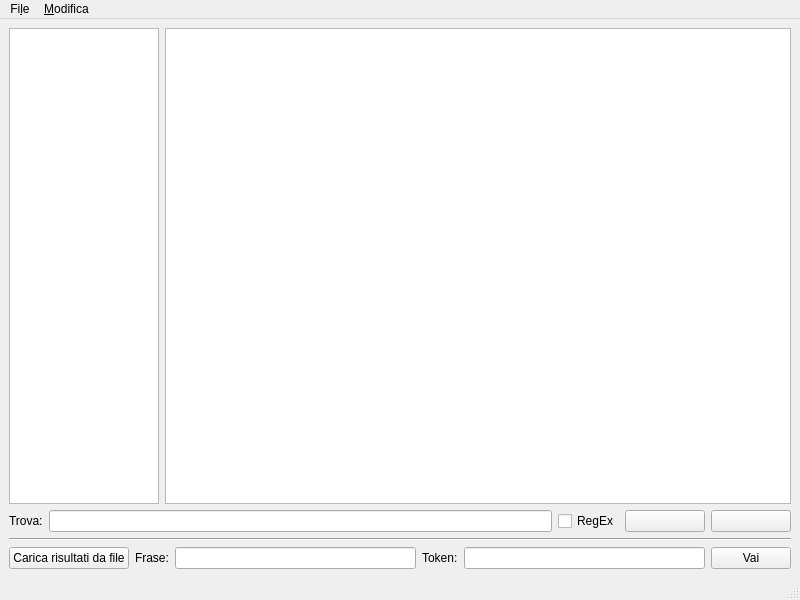
<?xml version="1.0" encoding="UTF-8"?>
<ui version="4.0">
 <class>MainWindow</class>
 <widget class="QMainWindow" name="MainWindow">
  <property name="geometry">
   <rect>
    <x>0</x>
    <y>0</y>
    <width>800</width>
    <height>600</height>
   </rect>
  </property>
  <property name="windowTitle">
   <string>MainWindow</string>
  </property>
  <widget class="QWidget" name="centralwidget">
   <layout class="QHBoxLayout" name="horizontalLayout_4">
    <item>
     <layout class="QVBoxLayout" name="verticalLayout_2">
      <item>
       <layout class="QHBoxLayout" name="horizontalLayout_3">
        <item>
         <widget class="QListWidget" name="gotoList">
          <property name="maximumSize">
           <size>
            <width>150</width>
            <height>16777215</height>
           </size>
          </property>
         </widget>
        </item>
        <item>
         <widget class="QTextEdit" name="textEdit">
          <property name="readOnly">
           <bool>true</bool>
          </property>
         </widget>
        </item>
       </layout>
      </item>
      <item>
       <layout class="QHBoxLayout" name="horizontalLayout">
        <item>
         <widget class="QLabel" name="label">
          <property name="text">
           <string>Trova:</string>
          </property>
         </widget>
        </item>
        <item>
         <widget class="QLineEdit" name="findtext"/>
        </item>
        <item>
         <widget class="QCheckBox" name="findregex">
          <property name="text">
           <string>RegEx</string>
          </property>
         </widget>
        </item>
        <item>
         <widget class="QPushButton" name="findprev">
          <property name="text">
           <string> </string>
          </property>
          <property name="icon">
           <iconset resource="../resources.qrc">
            <normaloff>:/icons/icons/arrow-left.png</normaloff>:/icons/icons/arrow-left.png</iconset>
          </property>
         </widget>
        </item>
        <item>
         <widget class="QPushButton" name="findnext">
          <property name="text">
           <string> </string>
          </property>
          <property name="icon">
           <iconset resource="../resources.qrc">
            <normaloff>:/icons/icons/arrow-right.png</normaloff>:/icons/icons/arrow-right.png</iconset>
          </property>
         </widget>
        </item>
       </layout>
      </item>
      <item>
       <widget class="Line" name="line">
        <property name="orientation">
         <enum>Qt::Horizontal</enum>
        </property>
       </widget>
      </item>
      <item>
       <layout class="QHBoxLayout" name="horizontalLayout_2">
        <item>
         <widget class="QPushButton" name="gotoLoadFromFile">
          <property name="text">
           <string>Carica risultati da file</string>
          </property>
          <property name="icon">
           <iconset resource="../resources.qrc">
            <normaloff>:/icons/icons/document-open.png</normaloff>:/icons/icons/document-open.png</iconset>
          </property>
         </widget>
        </item>
        <item>
         <widget class="QLabel" name="label_2">
          <property name="text">
           <string>Frase:</string>
          </property>
         </widget>
        </item>
        <item>
         <widget class="QLineEdit" name="gotophrase"/>
        </item>
        <item>
         <widget class="QLabel" name="label_3">
          <property name="text">
           <string>Token:</string>
          </property>
         </widget>
        </item>
        <item>
         <widget class="QLineEdit" name="gototoken"/>
        </item>
        <item>
         <widget class="QPushButton" name="gotoButton">
          <property name="text">
           <string>Vai</string>
          </property>
         </widget>
        </item>
       </layout>
      </item>
     </layout>
    </item>
   </layout>
  </widget>
  <widget class="QStatusBar" name="statusbar"/>
  <widget class="QMenuBar" name="menubar">
   <property name="geometry">
    <rect>
     <x>0</x>
     <y>0</y>
     <width>800</width>
     <height>24</height>
    </rect>
   </property>
   <widget class="QMenu" name="menuFile">
    <property name="title">
     <string>Fi&amp;le</string>
    </property>
    <addaction name="actionApri"/>
    <addaction name="actionPreview_mode"/>
    <addaction name="actionSalva_come"/>
    <addaction name="separator"/>
    <addaction name="actionChiudi"/>
   </widget>
   <widget class="QMenu" name="menuModifica">
    <property name="title">
     <string>&amp;Modifica</string>
    </property>
    <addaction name="actionCopia"/>
   </widget>
   <addaction name="menuFile"/>
   <addaction name="menuModifica"/>
  </widget>
  <action name="actionAbout_this_text_editor">
   <property name="text">
    <string>&amp;About this text editor</string>
   </property>
  </action>
  <action name="actionNuovo">
   <property name="icon">
    <iconset resource="../resources.qrc">
     <normaloff>:/icons/icons/document-new.png</normaloff>:/icons/icons/document-new.png</iconset>
   </property>
   <property name="text">
    <string>&amp;Nuovo</string>
   </property>
   <property name="shortcut">
    <string>Ctrl+N</string>
   </property>
  </action>
  <action name="actionApri">
   <property name="icon">
    <iconset resource="../resources.qrc">
     <normaloff>:/icons/icons/document-open.png</normaloff>:/icons/icons/document-open.png</iconset>
   </property>
   <property name="text">
    <string>&amp;Apri</string>
   </property>
   <property name="shortcut">
    <string>Ctrl+O</string>
   </property>
  </action>
  <action name="actionSalva">
   <property name="text">
    <string>&amp;Salva</string>
   </property>
   <property name="shortcut">
    <string>Ctrl+S</string>
   </property>
  </action>
  <action name="actionSalva_come">
   <property name="icon">
    <iconset resource="../resources.qrc">
     <normaloff>:/icons/icons/document-save.png</normaloff>:/icons/icons/document-save.png</iconset>
   </property>
   <property name="text">
    <string>Sa&amp;lva come</string>
   </property>
  </action>
  <action name="actionChiudi">
   <property name="icon">
    <iconset resource="../resources.qrc">
     <normaloff>:/icons/icons/document-close.png</normaloff>:/icons/icons/document-close.png</iconset>
   </property>
   <property name="text">
    <string>&amp;Chiudi</string>
   </property>
   <property name="shortcut">
    <string>Ctrl+W</string>
   </property>
  </action>
  <action name="actionConta_occorrenze">
   <property name="text">
    <string>&amp;Conta occorrenze</string>
   </property>
  </action>
  <action name="actionRimuovi_frasi_ripetute">
   <property name="text">
    <string>&amp;Rimuovi frasi ripetute</string>
   </property>
  </action>
  <action name="actionCerca">
   <property name="text">
    <string>C&amp;erca</string>
   </property>
  </action>
  <action name="actionCopia">
   <property name="icon">
    <iconset resource="../resources.qrc">
     <normaloff>:/icons/icons/edit-copy.png</normaloff>:/icons/icons/edit-copy.png</iconset>
   </property>
   <property name="text">
    <string>&amp;Copia</string>
   </property>
  </action>
  <action name="actionIncolla">
   <property name="text">
    <string>&amp;Incolla</string>
   </property>
  </action>
  <action name="actionTaglia">
   <property name="text">
    <string>&amp;Taglia</string>
   </property>
  </action>
  <action name="actionTutto_maiuscolo">
   <property name="text">
    <string>&amp;Tutto maiuscolo</string>
   </property>
  </action>
  <action name="actionTutto_minuscolo">
   <property name="text">
    <string>Tutto &amp;minuscolo</string>
   </property>
  </action>
  <action name="actionIniziali_sempre_minuscole">
   <property name="text">
    <string>&amp;Iniziali sempre minuscole</string>
   </property>
  </action>
  <action name="actionElimina_parole_con_numeri">
   <property name="text">
    <string>&amp;Elimina parole con numeri</string>
   </property>
  </action>
  <action name="actionElimina_invii_a_capo_multipli">
   <property name="text">
    <string>Elimina &amp;invii a capo multipli</string>
   </property>
  </action>
  <action name="actionBatch_mode">
   <property name="checkable">
    <bool>true</bool>
   </property>
   <property name="text">
    <string>&amp;Modalità batch</string>
   </property>
  </action>
  <action name="actionPreview_mode">
   <property name="checkable">
    <bool>true</bool>
   </property>
   <property name="text">
    <string>&amp;Mostra solo anteprima</string>
   </property>
  </action>
  <action name="actionEstrai_con_RegEx">
   <property name="text">
    <string>&amp;Estrai con RegEx</string>
   </property>
  </action>
  <action name="actionEstrai_testo_da_file_PDF">
   <property name="text">
    <string>Estrai testo &amp;da altro file</string>
   </property>
  </action>
  <action name="actionTrova_co_occorrenze">
   <property name="text">
    <string>&amp;Trova co occorrenze</string>
   </property>
  </action>
  <action name="actionNormalizza_parole_note">
   <property name="text">
    <string>&amp;Normalizza parole note</string>
   </property>
  </action>
 </widget>
 <resources>
  <include location="../resources.qrc"/>
 </resources>
 <connections/>
</ui>
